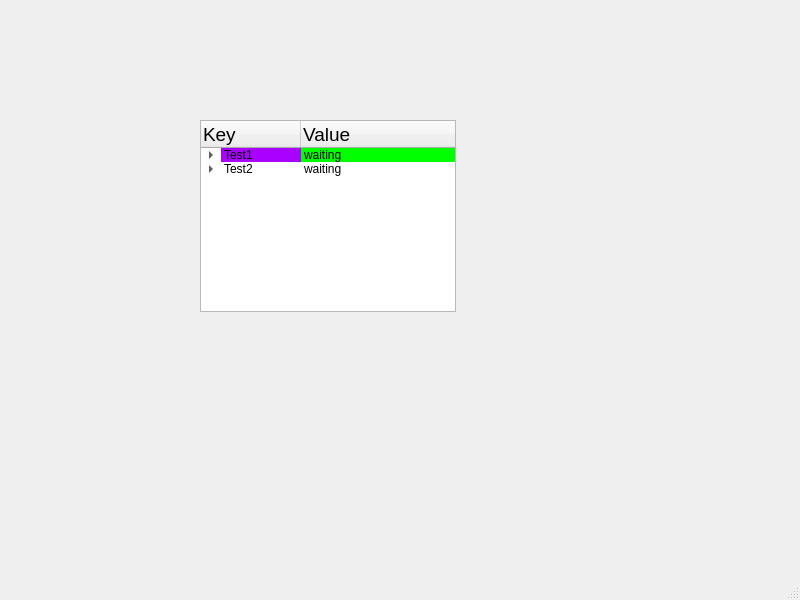
<?xml version="1.0" encoding="UTF-8"?>
<ui version="4.0">
 <class>MainWindow</class>
 <widget class="QMainWindow" name="MainWindow">
  <property name="geometry">
   <rect>
    <x>0</x>
    <y>0</y>
    <width>800</width>
    <height>600</height>
   </rect>
  </property>
  <property name="windowTitle">
   <string>MainWindow</string>
  </property>
  <widget class="QWidget" name="centralwidget">
   <widget class="QTreeWidget" name="treeWidget">
    <property name="geometry">
     <rect>
      <x>200</x>
      <y>120</y>
      <width>256</width>
      <height>192</height>
     </rect>
    </property>
    <column>
     <property name="text">
      <string>Key</string>
     </property>
     <property name="font">
      <font>
       <pointsize>14</pointsize>
      </font>
     </property>
    </column>
    <column>
     <property name="text">
      <string>Value</string>
     </property>
     <property name="font">
      <font>
       <pointsize>14</pointsize>
      </font>
     </property>
    </column>
    <item>
     <property name="text">
      <string>Test1</string>
     </property>
     <property name="background">
      <brush brushstyle="SolidPattern">
       <color alpha="255">
        <red>170</red>
        <green>0</green>
        <blue>255</blue>
       </color>
      </brush>
     </property>
     <property name="text">
      <string>waiting</string>
     </property>
     <property name="background">
      <brush brushstyle="SolidPattern">
       <color alpha="255">
        <red>0</red>
        <green>255</green>
        <blue>0</blue>
       </color>
      </brush>
     </property>
     <item>
      <property name="text">
       <string>a</string>
      </property>
      <property name="text">
       <string>waiting</string>
      </property>
     </item>
     <item>
      <property name="text">
       <string>b</string>
      </property>
      <property name="text">
       <string>waiting</string>
      </property>
     </item>
     <item>
      <property name="text">
       <string>c</string>
      </property>
      <property name="text">
       <string>waiting</string>
      </property>
     </item>
     <item>
      <property name="text">
       <string>d</string>
      </property>
      <property name="text">
       <string>waiting</string>
      </property>
     </item>
    </item>
    <item>
     <property name="text">
      <string>Test2</string>
     </property>
     <property name="text">
      <string>waiting</string>
     </property>
     <item>
      <property name="text">
       <string>a</string>
      </property>
      <property name="text">
       <string>waiting</string>
      </property>
     </item>
     <item>
      <property name="text">
       <string>b</string>
      </property>
      <property name="text">
       <string>waiting</string>
      </property>
     </item>
     <item>
      <property name="text">
       <string>c</string>
      </property>
      <property name="text">
       <string>waiting</string>
      </property>
     </item>
     <item>
      <property name="text">
       <string>d</string>
      </property>
      <property name="text">
       <string>waiting</string>
      </property>
     </item>
     <item>
      <property name="text">
       <string>e</string>
      </property>
      <property name="text">
       <string>waiting</string>
      </property>
     </item>
    </item>
   </widget>
  </widget>
  <widget class="QMenuBar" name="menubar">
   <property name="geometry">
    <rect>
     <x>0</x>
     <y>0</y>
     <width>800</width>
     <height>21</height>
    </rect>
   </property>
  </widget>
  <widget class="QStatusBar" name="statusbar"/>
 </widget>
 <resources/>
 <connections/>
</ui>
